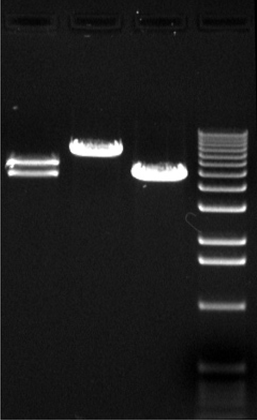
%> input picture cropped.png, 257 x 420 px, shrunk from 678 x 1109 before the run
$ octave relative_intensities.m   (GNU Octave 9; MATLAB toolbox functions it lacks are replaced by stand-ins)
%> lines starting %> are read from the running program, lines starting %| are printed output that depends on the picture; in (x1, y1, x2, y2) boxes, pixels count from 0 and x2, y2 are one past the last pixel; in counts of white or black regions, pixels touching at a corner belong together; the program's own positions count from 1
%function relative_intensities(number_of_strips, reference_strip_number)
number_of_strips = 4;
reference_column_number = 4;


cropped_image = imread('cropped.png');
%> cropped_image is the input picture: size 420x257x3 uint8; min 0, max 255, mean 30.7
cropped_image = im2gray(cropped_image);
%> cropped_image: size 420x257 uint8

number_of_pixel_rows = size(cropped_image,1);
%> number_of_pixel_rows = 420
number_of_pixel_columns = size(cropped_image,2);
%> number_of_pixel_columns = 257


%cut image into strips
strip_pixel_columns = floor(number_of_pixel_columns / number_of_strips);
%> strip_pixel_columns = 64

strips = zeros(number_of_strips, number_of_pixel_rows, strip_pixel_columns);
for strip_index = 1:number_of_strips

    start_column = (strip_index-1) * strip_pixel_columns + 1;
    end_column = strip_index*strip_pixel_columns;

    strips(strip_index,:,:) = cropped_image(:,start_column:end_column);

end

figure(1);
for strip_index = 1:number_of_strips
    subplot(1,number_of_strips,strip_index);
    imshow(squeeze(strips(strip_index,:,:)),[]);
    if strip_index == reference_column_number
        title('reference column');
    end
end
suptitle('cut image');

%use horizontal median to remove curved portion of strip and padding
horizontal_filtered_strips = zeros(number_of_strips, number_of_pixel_rows, strip_pixel_columns);
for strip_index = 1:number_of_strips
    for row = 1:number_of_pixel_rows
        horizontal_filtered_strips(strip_index,row,:) = median(squeeze(strips(strip_index,row,:)));
    end
end

figure(2);
for strip_index = 1:number_of_strips
    subplot(1,number_of_strips,strip_index);
    imshow(squeeze(horizontal_filtered_strips(strip_index,:,:)),[]);
    if strip_index == reference_column_number
        title('reference column');
    end
end
suptitle('median filtered strips');

%adaptive vertical histogram equalization to separate vertically
figure(3);
vertical_filtered_strips = zeros(number_of_strips, number_of_pixel_rows, strip_pixel_columns);
for strip_index = 1:number_of_strips
    strip = squeeze(horizontal_filtered_strips(strip_index,:,:));
    derivative = strip(2:end,1)-strip(1:end-1,1);

    vertical_filtered_strip = zeros(number_of_pixel_rows,strip_pixel_columns);

    band_index = 0;
    band_on = 0;
    derivative_threshold = 10;
    for row = 10:number_of_pixel_rows-10%pad by 10 to avoid edge effects
        if derivative(row)>derivative_threshold && ~band_on
            band_on = 1;
            band_index = band_index + 1;
        elseif derivative(row)<-1*derivative_threshold && band_on
            band_on = 0;
        end
        if band_on
            vertical_filtered_strip(row,:) = band_index;
        end
    end
    vertical_filtered_strips(strip_index,:,:) = vertical_filtered_strip;
end
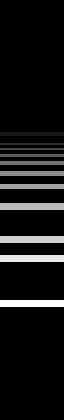
%> vertical_filtered_strip: size 420x64 double; min 0, max 11, mean 0.898; drawn with min black and max white

figure(3);
for strip_index = 1:number_of_strips
    subplot(1,number_of_strips,strip_index);
    imshow(squeeze(vertical_filtered_strips(strip_index,:,:)>0),[]);
    if strip_index == reference_column_number
        title('reference column');
    end
end
%> this loop made 4 passes
%> pass 1, `imshow(squeeze(vertical_filtered_strips(strip_index,:,:)>0),[]);`:
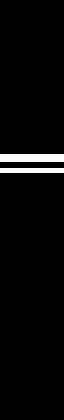
%> displayed picture: size 420x64, on the screen's scale of 0 to 255; 3.1% white; 2 white regions, box (x1, y1, x2, y2) and area: (0, 154, 64, 162) 512, (0, 168, 64, 173) 320
suptitle('band filtered strips');
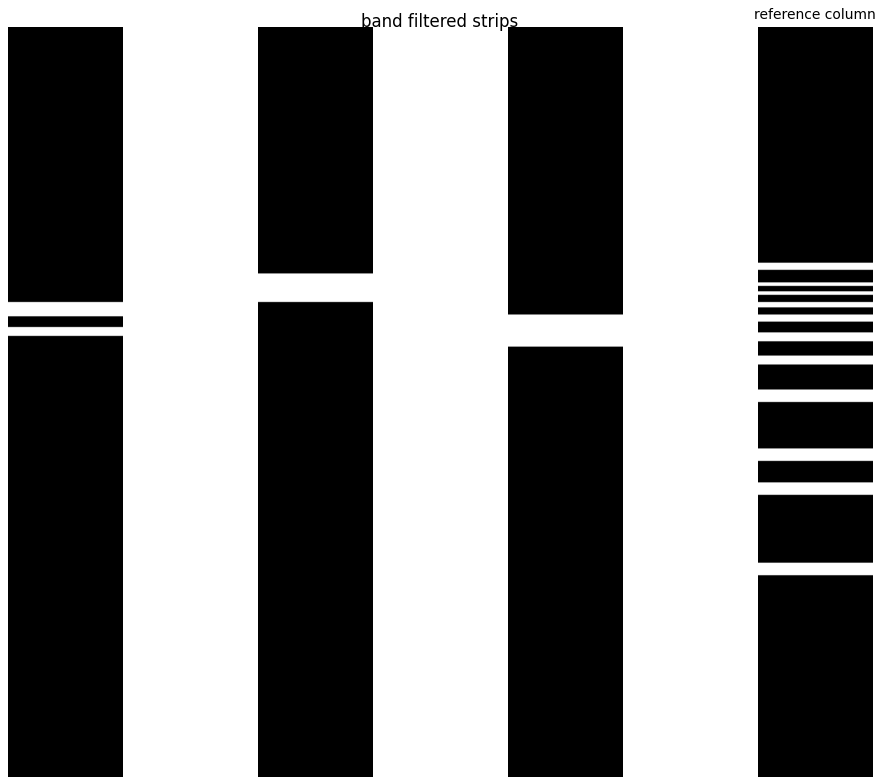
%> figure redrawn from the program's plot data, 4 panels

figure(4);
reference_strip = squeeze(strips(reference_column_number,:,:));
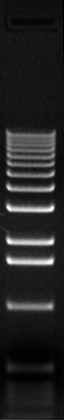
%> reference_strip: size 420x64 double; min 0, max 255, mean 36
vertical_filtered_reference = squeeze(vertical_filtered_strips(reference_column_number,:,:));
for strip_index = 1:number_of_strips


    if strip_index ~= reference_column_number
        subplot(1,4,1);
        strip = squeeze(strips(strip_index,:,:));
        imshow(strip,[]);
        title('strip')
        band_index = 1;
        vertical_filtered_strip = squeeze(vertical_filtered_strips(strip_index,:,:));
        mask1 = vertical_filtered_strip == band_index;
        while any(mask1)
            subplot(1,4,2);
            imshow(mask1.*strip,[]);
            title(['strip ',num2str(strip_index),', band ',num2str(band_index)]);
            integral = sum(sum(mask1.*strip));
            xlabel(num2str(integral));
            %find reference mask
            mask1_rows = mask1(:,1);
            found = 0;
            for row = find(mask1_rows,1,'last'):-1:1
                if vertical_filtered_reference(row,1) > 0
                    reference_band = vertical_filtered_reference(row,1);
                    found = 1;
                    break;
                end
            end
            subplot(1,4,3);
            imshow(reference_strip,[]);
            title('reference strip');
            if found == 1
                mask2 = vertical_filtered_reference == reference_band;
                subplot(1,4,4);
                imshow(mask2.*reference_strip,[]);
                title(['reference strip, band ',num2str(reference_band)]);
                integral = sum(sum(mask2.*reference_strip));
                xlabel(num2str(integral));
            else
                subplot(1,4,4);
                imshow(zeros(size(strip)),[]);
                title('no reference strip found');
            end
            pause

            band_index = band_index + 1;
            mask1 = vertical_filtered_strip == band_index;
        end
    end
end
%> this loop made 4 passes
%> pass 1, `title('strip')`:
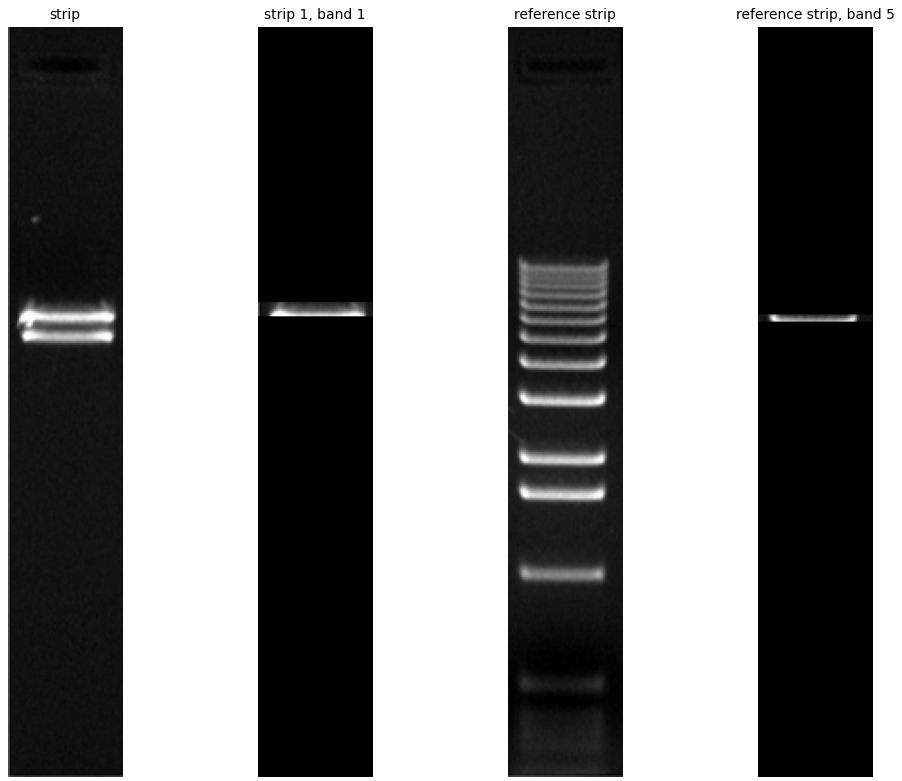
%> figure redrawn from the program's plot data, 4 panels
%> after the loop: mask1: size 420x64 logical; every value is 0
%> after the loop:
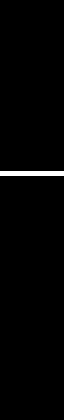
%> mask2: size 420x64 logical; 1.2% white; 1 white region, box (x1, y1, x2, y2) and area: (0, 171, 64, 176) 320
%> after the loop:
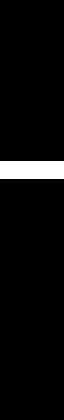
%> vertical_filtered_strip: size 420x64 double; values 0 (black) and 1 (white), 4.3% white; 1 white region, box (x1, y1, x2, y2) and area: (0, 161, 64, 179) 1152
%> after the loop, band_index = 2; found = 1; integral = 23848; mask1_rows = 420 logical values, 18 true; reference_band = 6
